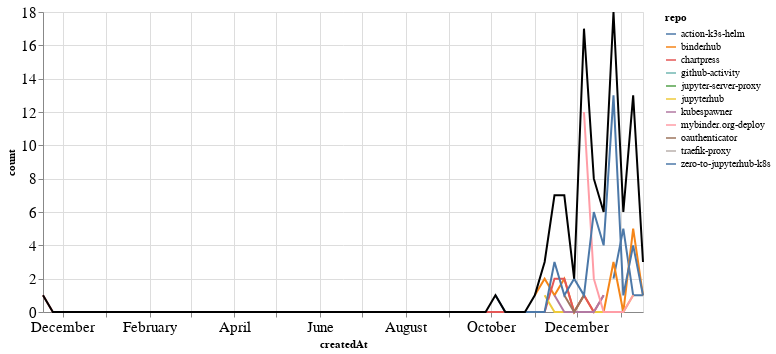

Notebook cell for this chart:
### Markdown cell above
### PRs

### Code cell
prs_time = prs.groupby('repo').resample('W', on='createdAt').count()['author'].reset_index()
prs_time = prs_time.rename(columns={'author': 'count'})
prs_time_total = prs_time.groupby('createdAt').agg({"count": "sum"}).reset_index()

ch1 = alt.Chart(prs_time, width=600).mark_line().encode(
    x='createdAt',
    y='count',
    color='repo',
    tooltip="repo"
)

ch2 = alt.Chart(prs_time_total, width=600).mark_line(color="black").encode(
    x='createdAt',
    y='count',
)

ch1 + ch2

### Figure 1 — Vega-Lite specification as saved in the notebook (floating-point values rounded to 4 significant figures)
{"config": {"axisLeft": {"labelFontSize": 15}, "axisBottom": {"labelFontSize": 15}}, "layer": [{"data": {"name": "data-ed934bf14a805890194768d87647ad9e"}, "mark": "line", "encoding": {"color": {"type": "nominal", "field": "repo"}, "tooltip": {"type": "nominal", "field": "repo"}, "x": {"type": "temporal", "field": "createdAt"}, "y": {"type": "quantitative", "field": "count"}}, "width": 600}, {"data": {"name": "data-09647ce960b407ab9f17bb2005e4d6f6"}, "mark": {"type": "line", "color": "black"}, "encoding": {"x": {"type": "temporal", "field": "createdAt"}, "y": {"type": "quantitative", "field": "count"}}, "width": 600}], "$schema": "https://vega.github.io/schema/vega-lite/v4.8.1.json", "datasets": {"data-ed934bf14a805890194768d87647ad9e": [{"repo": "action-k3s-helm", "createdAt": "2020-12-27T00:00:00", "count": 2}, {"repo": "action-k3s-helm", "createdAt": "2021-01-03T00:00:00", "count": 5}, {"repo": "action-k3s-helm", "createdAt": "2021-01-10T00:00:00", "count": 1}, {"repo": "action-k3s-helm", "createdAt": "2021-01-17T00:00:00", "count": 1}, {"repo": "binderhub", "createdAt": "2020-11-01T00:00:00", "count": 1}, {"repo": "binderhub", "createdAt": "2020-11-08T00:00:00", "count": 2}, {"repo": "binderhub", "createdAt": "2020-11-15T00:00:00", "count": 1}, {"repo": "binderhub", "createdAt": "2020-11-22T00:00:00", "count": 2}, {"repo": "binderhub", "createdAt": "2020-11-29T00:00:00", "count": 0}, {"repo": "binderhub", "createdAt": "2020-12-06T00:00:00", "count": 1}, {"repo": "binderhub", "createdAt": "2020-12-13T00:00:00", "count": 0}, {"repo": "binderhub", "createdAt": "2020-12-20T00:00:00", "count": 0}, {"repo": "binderhub", "createdAt": "2020-12-27T00:00:00", "count": 3}, {"repo": "binderhub", "createdAt": "2021-01-03T00:00:00", "count": 0}, {"repo": "binderhub", "createdAt": "2021-01-10T00:00:00", "count": 5}, {"repo": "binderhub", "createdAt": "2021-01-17T00:00:00", "count": 1}, {"repo": "chartpress", "createdAt": "2019-11-17T00:00:00", "count": 1}, {"repo": "chartpress", "createdAt": "2019-11-24T00:00:00", "count": 0}, {"repo": "chartpress", "createdAt": "2019-12-01T00:00:00", "count": 0}, {"repo": "chartpress", "createdAt": "2019-12-08T00:00:00", "count": 0}, {"repo": "chartpress", "createdAt": "2019-12-15T00:00:00", "count": 0}, {"repo": "chartpress", "createdAt": "2019-12-22T00:00:00", "count": 0}, {"repo": "chartpress", "createdAt": "2019-12-29T00:00:00", "count": 0}, {"repo": "chartpress", "createdAt": "2020-01-05T00:00:00", "count": 0}, {"repo": "chartpress", "createdAt": "2020-01-12T00:00:00", "count": 0}, {"repo": "chartpress", "createdAt": "2020-01-19T00:00:00", "count": 0}, {"repo": "chartpress", "createdAt": "2020-01-26T00:00:00", "count": 0}, {"repo": "chartpress", "createdAt": "2020-02-02T00:00:00", "count": 0}, {"repo": "chartpress", "createdAt": "2020-02-09T00:00:00", "count": 0}, {"repo": "chartpress", "createdAt": "2020-02-16T00:00:00", "count": 0}, {"repo": "chartpress", "createdAt": "2020-02-23T00:00:00", "count": 0}, {"repo": "chartpress", "createdAt": "2020-03-01T00:00:00", "count": 0}, {"repo": "chartpress", "createdAt": "2020-03-08T00:00:00", "count": 0}, {"repo": "chartpress", "createdAt": "2020-03-15T00:00:00", "count": 0}, {"repo": "chartpress", "createdAt": "2020-03-22T00:00:00", "count": 0}, {"repo": "chartpress", "createdAt": "2020-03-29T00:00:00", "count": 0}, {"repo": "chartpress", "createdAt": "2020-04-05T00:00:00", "count": 0}, {"repo": "chartpress", "createdAt": "2020-04-12T00:00:00", "count": 0}, {"repo": "chartpress", "createdAt": "2020-04-19T00:00:00", "count": 0}, {"repo": "chartpress", "createdAt": "2020-04-26T00:00:00", "count": 0}, {"repo": "chartpress", "createdAt": "2020-05-03T00:00:00", "count": 0}, {"repo": "chartpress", "createdAt": "2020-05-10T00:00:00", "count": 0}, {"repo": "chartpress", "createdAt": "2020-05-17T00:00:00", "count": 0}, {"repo": "chartpress", "createdAt": "2020-05-24T00:00:00", "count": 0}, {"repo": "chartpress", "createdAt": "2020-05-31T00:00:00", "count": 0}, {"repo": "chartpress", "createdAt": "2020-06-07T00:00:00", "count": 0}, {"repo": "chartpress", "createdAt": "2020-06-14T00:00:00", "count": 0}, {"repo": "chartpress", "createdAt": "2020-06-21T00:00:00", "count": 0}, {"repo": "chartpress", "createdAt": "2020-06-28T00:00:00", "count": 0}, {"repo": "chartpress", "createdAt": "2020-07-05T00:00:00", "count": 0}, {"repo": "chartpress", "createdAt": "2020-07-12T00:00:00", "count": 0}, {"repo": "chartpress", "createdAt": "2020-07-19T00:00:00", "count": 0}, {"repo": "chartpress", "createdAt": "2020-07-26T00:00:00", "count": 0}, {"repo": "chartpress", "createdAt": "2020-08-02T00:00:00", "count": 0}, {"repo": "chartpress", "createdAt": "2020-08-09T00:00:00", "count": 0}, {"repo": "chartpress", "createdAt": "2020-08-16T00:00:00", "count": 0}, {"repo": "chartpress", "createdAt": "2020-08-23T00:00:00", "count": 0}, {"repo": "chartpress", "createdAt": "2020-08-30T00:00:00", "count": 0}, {"repo": "chartpress", "createdAt": "2020-09-06T00:00:00", "count": 0}, {"repo": "chartpress", "createdAt": "2020-09-13T00:00:00", "count": 0}, {"repo": "chartpress", "createdAt": "2020-09-20T00:00:00", "count": 0}, {"repo": "chartpress", "createdAt": "2020-09-27T00:00:00", "count": 0}, {"repo": "chartpress", "createdAt": "2020-10-04T00:00:00", "count": 0}, {"repo": "chartpress", "createdAt": "2020-10-11T00:00:00", "count": 0}, {"repo": "chartpress", "createdAt": "2020-10-18T00:00:00", "count": 0}, {"repo": "chartpress", "createdAt": "2020-10-25T00:00:00", "count": 0}, {"repo": "chartpress", "createdAt": "2020-11-01T00:00:00", "count": 0}, {"repo": "chartpress", "createdAt": "2020-11-08T00:00:00", "count": 0}, {"repo": "chartpress", "createdAt": "2020-11-15T00:00:00", "count": 2}, {"repo": "chartpress", "createdAt": "2020-11-22T00:00:00", "count": 2}, {"repo": "chartpress", "createdAt": "2020-11-29T00:00:00", "count": 0}, {"repo": "chartpress", "createdAt": "2020-12-06T00:00:00", "count": 1}, {"repo": "chartpress", "createdAt": "2020-12-13T00:00:00", "count": 0}, {"repo": "chartpress", "createdAt": "2020-12-20T00:00:00", "count": 1}, {"repo": "github-activity", "createdAt": "2021-01-10T00:00:00", "count": 1}, {"repo": "jupyter-server-proxy", "createdAt": "2020-11-22T00:00:00", "count": 1}, {"repo": "jupyterhub", "createdAt": "2020-11-08T00:00:00", "count": 1}, {"repo": "jupyterhub", "createdAt": "2020-11-15T00:00:00", "count": 0}, {"repo": "jupyterhub", "createdAt": "2020-11-22T00:00:00", "count": 0}, {"repo": "jupyterhub", "createdAt": "2020-11-29T00:00:00", "count": 0}, {"repo": "jupyterhub", "createdAt": "2020-12-06T00:00:00", "count": 0}, {"repo": "jupyterhub", "createdAt": "2020-12-13T00:00:00", "count": 0}, {"repo": "jupyterhub", "createdAt": "2020-12-20T00:00:00", "count": 0}, {"repo": "jupyterhub", "createdAt": "2020-12-27T00:00:00", "count": 0}, {"repo": "jupyterhub", "createdAt": "2021-01-03T00:00:00", "count": 0}, {"repo": "jupyterhub", "createdAt": "2021-01-10T00:00:00", "count": 1}, {"repo": "kubespawner", "createdAt": "2020-11-15T00:00:00", "count": 1}, {"repo": "kubespawner", "createdAt": "2020-11-22T00:00:00", "count": 0}, {"repo": "kubespawner", "createdAt": "2020-11-29T00:00:00", "count": 0}, {"repo": "kubespawner", "createdAt": "2020-12-06T00:00:00", "count": 0}, {"repo": "kubespawner", "createdAt": "2020-12-13T00:00:00", "count": 0}, {"repo": "kubespawner", "createdAt": "2020-12-20T00:00:00", "count": 1}, {"repo": "mybinder.org-deploy", "createdAt": "2020-12-06T00:00:00", "count": 12}, {"repo": "mybinder.org-deploy", "createdAt": "2020-12-13T00:00:00", "count": 2}, {"repo": "mybinder.org-deploy", "createdAt": "2020-12-20T00:00:00", "count": 0}, {"repo": "mybinder.org-deploy", "createdAt": "2020-12-27T00:00:00", "count": 0}, {"repo": "mybinder.org-deploy", "createdAt": "2021-01-03T00:00:00", "count": 0}, {"repo": "mybinder.org-deploy", "createdAt": "2021-01-10T00:00:00", "count": 1}, {"repo": "oauthenticator", "createdAt": "2020-11-22T00:00:00", "count": 1}, {"repo": "oauthenticator", "createdAt": "2020-11-29T00:00:00", "count": 0}, {"repo": "oauthenticator", "createdAt": "2020-12-06T00:00:00", "count": 1}, {"repo": "traefik-proxy", "createdAt": "2020-12-06T00:00:00", "count": 1}, {"repo": "zero-to-jupyterhub-k8s", "createdAt": "2020-10-04T00:00:00", "count": 1}, {"repo": "zero-to-jupyterhub-k8s", "createdAt": "2020-10-11T00:00:00", "count": 0}, {"repo": "zero-to-jupyterhub-k8s", "createdAt": "2020-10-18T00:00:00", "count": 0}, {"repo": "zero-to-jupyterhub-k8s", "createdAt": "2020-10-25T00:00:00", "count": 0}, {"repo": "zero-to-jupyterhub-k8s", "createdAt": "2020-11-01T00:00:00", "count": 0}, {"repo": "zero-to-jupyterhub-k8s", "createdAt": "2020-11-08T00:00:00", "count": 0}, {"repo": "zero-to-jupyterhub-k8s", "createdAt": "2020-11-15T00:00:00", "count": 3}, {"repo": "zero-to-jupyterhub-k8s", "createdAt": "2020-11-22T00:00:00", "count": 1}, {"repo": "zero-to-jupyterhub-k8s", "createdAt": "2020-11-29T00:00:00", "count": 2}, {"repo": "zero-to-jupyterhub-k8s", "createdAt": "2020-12-06T00:00:00", "count": 1}, {"repo": "zero-to-jupyterhub-k8s", "createdAt": "2020-12-13T00:00:00", "count": 6}, {"repo": "zero-to-jupyterhub-k8s", "createdAt": "2020-12-20T00:00:00", "count": 4}, {"repo": "zero-to-jupyterhub-k8s", "createdAt": "2020-12-27T00:00:00", "count": 13}, {"repo": "zero-to-jupyterhub-k8s", "createdAt": "2021-01-03T00:00:00", "count": 1}, {"repo": "zero-to-jupyterhub-k8s", "createdAt": "2021-01-10T00:00:00", "count": 4}, {"repo": "zero-to-jupyterhub-k8s", "createdAt": "2021-01-17T00:00:00", "count": 1}], "data-09647ce960b407ab9f17bb2005e4d6f6": [{"createdAt": "2019-11-17T00:00:00", "count": 1}, {"createdAt": "2019-11-24T00:00:00", "count": 0}, {"createdAt": "2019-12-01T00:00:00", "count": 0}, {"createdAt": "2019-12-08T00:00:00", "count": 0}, {"createdAt": "2019-12-15T00:00:00", "count": 0}, {"createdAt": "2019-12-22T00:00:00", "count": 0}, {"createdAt": "2019-12-29T00:00:00", "count": 0}, {"createdAt": "2020-01-05T00:00:00", "count": 0}, {"createdAt": "2020-01-12T00:00:00", "count": 0}, {"createdAt": "2020-01-19T00:00:00", "count": 0}, {"createdAt": "2020-01-26T00:00:00", "count": 0}, {"createdAt": "2020-02-02T00:00:00", "count": 0}, {"createdAt": "2020-02-09T00:00:00", "count": 0}, {"createdAt": "2020-02-16T00:00:00", "count": 0}, {"createdAt": "2020-02-23T00:00:00", "count": 0}, {"createdAt": "2020-03-01T00:00:00", "count": 0}, {"createdAt": "2020-03-08T00:00:00", "count": 0}, {"createdAt": "2020-03-15T00:00:00", "count": 0}, {"createdAt": "2020-03-22T00:00:00", "count": 0}, {"createdAt": "2020-03-29T00:00:00", "count": 0}, {"createdAt": "2020-04-05T00:00:00", "count": 0}, {"createdAt": "2020-04-12T00:00:00", "count": 0}, {"createdAt": "2020-04-19T00:00:00", "count": 0}, {"createdAt": "2020-04-26T00:00:00", "count": 0}, {"createdAt": "2020-05-03T00:00:00", "count": 0}, {"createdAt": "2020-05-10T00:00:00", "count": 0}, {"createdAt": "2020-05-17T00:00:00", "count": 0}, {"createdAt": "2020-05-24T00:00:00", "count": 0}, {"createdAt": "2020-05-31T00:00:00", "count": 0}, {"createdAt": "2020-06-07T00:00:00", "count": 0}, {"createdAt": "2020-06-14T00:00:00", "count": 0}, {"createdAt": "2020-06-21T00:00:00", "count": 0}, {"createdAt": "2020-06-28T00:00:00", "count": 0}, {"createdAt": "2020-07-05T00:00:00", "count": 0}, {"createdAt": "2020-07-12T00:00:00", "count": 0}, {"createdAt": "2020-07-19T00:00:00", "count": 0}, {"createdAt": "2020-07-26T00:00:00", "count": 0}, {"createdAt": "2020-08-02T00:00:00", "count": 0}, {"createdAt": "2020-08-09T00:00:00", "count": 0}, {"createdAt": "2020-08-16T00:00:00", "count": 0}, {"createdAt": "2020-08-23T00:00:00", "count": 0}, {"createdAt": "2020-08-30T00:00:00", "count": 0}, {"createdAt": "2020-09-06T00:00:00", "count": 0}, {"createdAt": "2020-09-13T00:00:00", "count": 0}, {"createdAt": "2020-09-20T00:00:00", "count": 0}, {"createdAt": "2020-09-27T00:00:00", "count": 0}, {"createdAt": "2020-10-04T00:00:00", "count": 1}, {"createdAt": "2020-10-11T00:00:00", "count": 0}, {"createdAt": "2020-10-18T00:00:00", "count": 0}, {"createdAt": "2020-10-25T00:00:00", "count": 0}, {"createdAt": "2020-11-01T00:00:00", "count": 1}, {"createdAt": "2020-11-08T00:00:00", "count": 3}, {"createdAt": "2020-11-15T00:00:00", "count": 7}, {"createdAt": "2020-11-22T00:00:00", "count": 7}, {"createdAt": "2020-11-29T00:00:00", "count": 2}, {"createdAt": "2020-12-06T00:00:00", "count": 17}, {"createdAt": "2020-12-13T00:00:00", "count": 8}, {"createdAt": "2020-12-20T00:00:00", "count": 6}, {"createdAt": "2020-12-27T00:00:00", "count": 18}, {"createdAt": "2021-01-03T00:00:00", "count": 6}, {"createdAt": "2021-01-10T00:00:00", "count": 13}, {"createdAt": "2021-01-17T00:00:00", "count": 3}]}}
